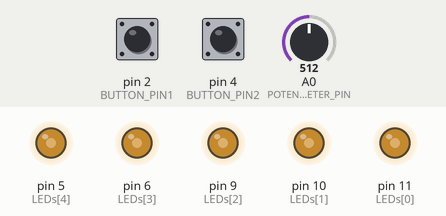
Bench run of a sketch on a simulated Arduino Uno, built with avr-gcc and run on an emulated ATmega328P. On the bench: output pins drawn as LEDs (lit = HIGH). Dashed ring = blinking. The test bench sets the inputs (shaded band); at power-on: pin 2 (BUTTON_PIN1) LOW, pin 4 (BUTTON_PIN2) LOW, A0 (POTENTIOMETER_PIN) = 512.

Above: at 1.2 s.
1.3 s: pin 2 (BUTTON_PIN1) pulled HIGH for 0.15 s
At 2.1 s:
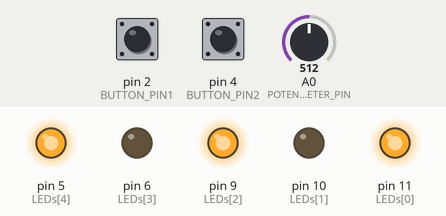
4.4 s: pin 4 (BUTTON_PIN2) pulled HIGH for 0.15 s
At 5.8 s:
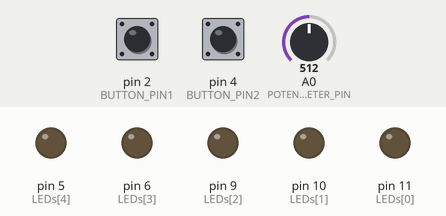
7.0 s: pin 4 (BUTTON_PIN2) pulled HIGH for 1 s
At 7.8 s:
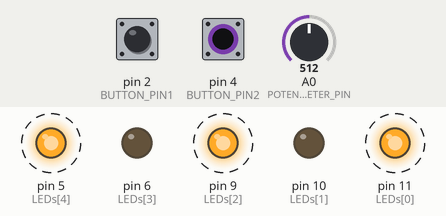
11.0 s: pin 2 (BUTTON_PIN1) pulled HIGH for 1 s
14.3 s: A0 (POTENTIOMETER_PIN) set to 122
17.3 s: A0 (POTENTIOMETER_PIN) set to 0
At 17.45 s:
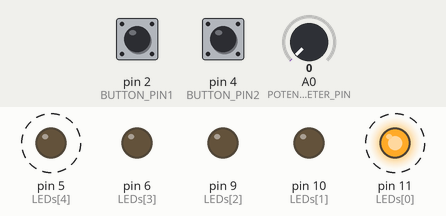
Timing chart, 0 to 21.3 s (numbered marks = the images above; inputs shaded):
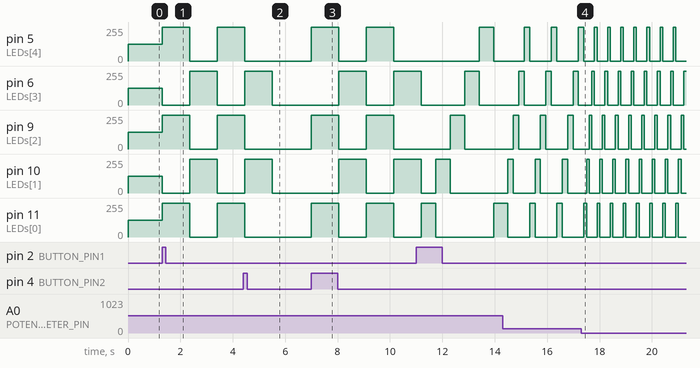

Measured:
- after the input at 1.3 s, pin 5 (LEDs[4]), pin 9 (LEDs[2]), pin 11 (LEDs[0]): 127/255 → 255/255 at once, → 0/255 1.1 s later, → 255/255 1.1 s later; pin 6 (LEDs[3]), pin 10 (LEDs[1]): 127/255 → 0/255 at once, → 255/255 1.1 s later, → 0/255 1.1 s later
- after the input at 4.4 s, pin 5 (LEDs[4]), pin 9 (LEDs[2]), pin 11 (LEDs[0]): goes on until 4.5 s, then stays 0/255; pin 6 (LEDs[3]), pin 10 (LEDs[1]): goes on until 5.5 s, then stays 0/255
- after the input at 7.0 s, pin 5 (LEDs[4]), pin 9 (LEDs[2]), pin 11 (LEDs[0]): alternates 255/255 for 1.1 s and 0/255 for 1.1 s, starting at once; pin 6 (LEDs[3]), pin 10 (LEDs[1]): 0/255 → 255/255 after 1.1 s, → 0/255 1.1 s later, → 255/255 1.1 s later
- after the input at 17.3 s, pin 5 (LEDs[4]): alternates 255/255 for 0.10 s and 0/255 for 0.40 s, starting after 0.50 s; pin 6 (LEDs[3]): alternates 255/255 for 0.10 s and 0/255 for 0.40 s, starting after 0.40 s

The sketch:

mode_change_T.ino
```cpp
// C++ code
//

// mode change

// pin number
int POTENTIOMETER_PIN = A0;
int BUTTON_PIN1 = 2; //mode변경
int BUTTON_PIN2 = 4; //on,off 리셋

// const
int LEDs[] = {11,10,9,6,5};
int MAX_LED = 5;
int MAX_MODE = 4;

// variable
int preButtonState1 = 0; //mode변경
int preButtonState2 = 0; //on,off 리셋

int button1PushedTime = 0;
bool changedButton1State = false;
int ledOn = 1;

int mode = 0;
//int mode = 1;

int nextOnLed = 0;
int ledState = 0;


void setup()
{

  //pinMode(LED_BUILTIN, OUTPUT);

  pinMode(POTENTIOMETER_PIN, INPUT);
  pinMode(BUTTON_PIN1, INPUT);
  pinMode(BUTTON_PIN2, INPUT);

  for (int i=0; i<MAX_LED; i++){
    pinMode(LEDs[i], OUTPUT);
  }

  Serial.begin(9600);
}

void loop()
{
  bool reset = false;


  //------- Reset/On/Off

  //Reset
  int buttonState1 = digitalRead(BUTTON_PIN2);

  if (buttonState1 == HIGH) {
    //0->1 라이징
    if (preButtonState1 == LOW) {
      button1PushedTime = millis();

      //off 상태일때 눌림으로만 on
      if (!ledOn) {
        ledOn = 1;
        changedButton1State = true;
      }
    }

    //누르고 있는 상태
    int pushDeltaTime = millis() - button1PushedTime;
    //Serial.println(pushDeltaTime);

    if (changedButton1State == false && ledOn && pushDeltaTime >= 3000) {
      reset = true;
      changedButton1State = true;
      button1PushedTime = millis();
      modeReset();
    }
  }

  //On/Off
  //1->0 폴링
  //if (buttonState1 - preButtonState1 < 0) {
  if (buttonState1 == LOW && preButtonState1 == HIGH) {

    if (changedButton1State == true) {
      changedButton1State = false;
    }else{
      ledOn = 1 - ledOn;
    }
  }

  preButtonState1 = buttonState1;


  if (!ledOn) {
    ledAllOff(true);
    return;
  }


  //------ 모드변경
  int buttonState2 = digitalRead(BUTTON_PIN1);

  //Serial.println(buttonState);

  //0->1 라이징
  //if (buttonState2 - preButtonState2 > 0) {
  if (buttonState2 == HIGH && preButtonState2 == LOW) {
    mode = (mode + 1) % MAX_MODE;

    nextOnLed = 0;
    ledState = 0;
  }
  preButtonState2 = buttonState2;

  //Serial.print("mode: ");
  //Serial.println(mode);

  //Serial.print("ledOn: ");
  //Serial.println(ledOn);

  int potentiometerVal = analogRead(POTENTIOMETER_PIN);
  //Serial.println(potentiometerVal);

  switch(mode) {
    case 0:

    	//mode1(potentiometerVal / 4);
    	mode1(map(potentiometerVal, 0,1023, 0,255));
    	break;
    case 1:{
    	int sensor = map(potentiometerVal, 0,1023, 100,2000);
    	//int sensor2 = mapping(potentiometerVal, 0,1023, 100,2000);

    	mode2(sensor);
    	break;
    }
    case 2:
    	mode3(map(potentiometerVal, 0,1023, 100,1000));
    	break;
    case 3:
    	mode4(map(potentiometerVal, 0,1023, 100,500));
    	break;
    default:
    	break;
  }
}


long mapping(long val, long iMin, long iMax, long oMin, long oMax) {
  return (val - iMin) * (oMax - oMin) / (iMax - iMin) + oMin;
}

void ledAllOff(bool reset) {

  for (int i=0; i<MAX_LED; i++){
    digitalWrite(LEDs[i], LOW);
  }

  if (reset) {
    nextOnLed = 0;
   	ledState = 0;
  }
}

void modeReset() {
  Serial.println("modeReset()");

  nextOnLed = 0;
  ledState = 0;

  mode = 0;
}


//5개 LED 모두 켜진 상태로 디이얼로 밝기 조절
void mode1(int light) {
  //Serial.println("mode1()");

  /*
  if (ledState == light) {
    return;
  }

  ledState = light;
  Serial.println(light);
  */

  for (int i=0; i<MAX_LED; i++){
    analogWrite(LEDs[i], light);
  }
  delay(50);
}


//(1,3,5)->(2,4) ... 순서대로 점멸, 다이얼로 점멸 속도 조절
void mode2(int delayMS) {
  //Serial.println("mode2()");

  ledAllOff(false);

  for (int i = 0+nextOnLed; i<MAX_LED; i+=2) {
    digitalWrite(LEDs[i], HIGH);
  }

  //(1,3,5)->(2,4)
  nextOnLed = 1 - nextOnLed;

  /*
  if (ledState >= 1) {
    //(1,3,5)->(2,4)
  	nextOnLed = 1 - nextOnLed;
  }

  ledState = 1 - ledState;
  */

  delay(delayMS);

}

//1->2->3->4->5->1 ... 순서대로 이동, 다이얼로 이동속도 조절
void mode3(int delayMS) {
  //Serial.println("mode3()");

  ledAllOff(false);

  digitalWrite(LEDs[nextOnLed], HIGH);
  //1->2->3->4->5->1
  nextOnLed = (nextOnLed + 1) % MAX_LED;

  /*
  digitalWrite(LEDs[nextOnLed], ledState);

  if (ledState) {
    //1->2->3->4->5->1
  	nextOnLed = (nextOnLed + 1) % MAX_LED;
  }

  ledState = 1 - ledState;
  */

  delay(delayMS);

}

//1->3->5->2->4->1 ...
void mode4(int delayMS) {

  ledAllOff(false);

  digitalWrite(LEDs[nextOnLed], HIGH);
  //1->3->5->2->4->1 ...
  nextOnLed = (nextOnLed + 2) % MAX_LED;

  /*
  digitalWrite(LEDs[nextOnLed], ledState);

  if (ledState) {
    //1->3->5->2->4->1 ...
  	nextOnLed = (nextOnLed + 2) % MAX_LED;
  }
  ledState = 1 - ledState;
  */

  delay(delayMS);

}
```
